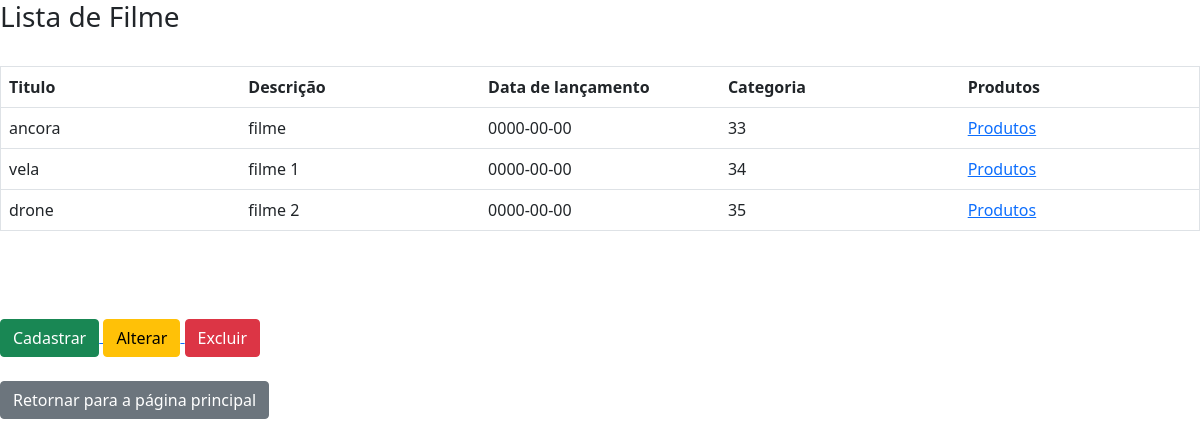
Page /view/listafilme.php on the committed database.
### tables this page shows
CREATE TABLE `filmes` (
  `codfilme` smallint(6) NOT NULL,
  `titulo` varchar(5000) NOT NULL,
  `descricao` varchar(500) NOT NULL,
  `data_lancamento` Date NOT NULL,
  `categoria` smallint(6) NOT NULL
);

### model/FabricaConexao.php (called while the page is built)
<?php
class FabricaConexao extends PDO {
  private $dbn = "mysql:host=localhost;port=3306;dbname=bancoteste";
  private $usr = "root";
  private $pwd = "";
  public $handle = null;
  function __construct() {
    try {
      if($this->handle == null) {
        $dbh = parent::__construct($this->dbn, $this->usr ,$this->pwd);
        $this->handle = $dbh;
        return $this->handle;
      }
    }
    catch(PDOException $e) {
      echo "Conexão falhou. Erro: " . $e->getMessage() . "\n";
      return false;
    }
  }
  function __destruct() {
    $this->handle = NULL;
  }
}
?>

### model/filmeDAO.php (called while the page is built, shortened)
<?php
class filmeDAO {
  public $p = null;
  public function __construct() {
    $this->p = new FabricaConexao();
    $this->p->exec("set names utf8");
  }
  public function Consultar($op, $param=null) {
    try {
      $items = array();
      switch($op) {
        case 1:
          $sql = "SELECT codfilme, titulo, descricao, data_lancamento, categoria
          FROM `filmes`";
          break;
      }
      $stmt = $this->p->query($sql);
      while($registro = $stmt->fetch(PDO::FETCH_ASSOC, PDO::FETCH_ORI_NEXT)) {
        $p = new filme();
        if(isset($registro["codfilme"]))
          $p->codfilme = $registro["codfilme"];
        if(isset($registro["titulo"]))
          $p->titulo = $registro["titulo"];
        if(isset($registro["descricao"]))
          $p->descricao = $registro["descricao"];
        if(isset($registro["data_lancamento"]))
          $p->data_lancamento = $registro["data_lancamento"];
        if(isset($registro["categoria"]))
          $p->categoria = $registro["categoria"];
        if($op == 1) {
           if(isset($registro["titulo"]))
            $p->titulo = $registro["titulo"];
        }
        $items[] = $p;
      }
      return $items;
    }
    catch(PDOException $e) {
      echo "Erro: ". $e->getMessage();
    }
  }
}
?>

### model/filme.php (called while the page is built, shortened)
<?php
class filme {
  public function __get($propriedade) {
    return $this->$propriedade;
  }
}
?>

### controller/filmeController.php (the view, shortened to what this page needs)
<?php
require_once("../model/FabricaConexao.php");
require_once("../model/filme.php");
require_once("../model/filmeDAO.php");
class filmeController {
  public function controlaConsulta($op) {
    $DAO = new filmeDAO();
    $lista = array();
    $numCol = 3;
    switch($op) {
      case 1:
        $lista = $DAO->Consultar(1);
        break;
    }
    if(count($lista) > 0) {
      for($i = 0; $i < count($lista); $i++) {
        $codigo = $lista[$i]->codfilme;
        $titulo = $lista[$i]->titulo;
        $descricao = $lista[$i]->descricao;
        $data_lancamento = $lista[$i]->data_lancamento;
        $categoria = $lista[$i]->categoria;
        echo "<tr>";
        if($descricao)
          echo "<td style=\"text-align: left;\">$descricao</td>";
        if($titulo)
          echo "<td style=\"text-align: left;\">$titulo</td>";
        if($data_lancamento)
          echo "<td style=\"text-align: left;\">$data_lancamento</td>";
        if($categoria)
          echo "<td style=\"text-align: left;\">$categoria</td>";
        if($codigo)
          echo "<td><a href='mostraProduto.php?id=$codigo'>Produtos</a></td>";
          echo "</tr>";
        }
    } else{
      echo "<tr>";
      echo "<td colspan=\"$numCol\">Nenhum registro encontrado!</td>";
      echo "</tr>";
    }
  }
}
?>

### view/listafilme.php (style rules this page uses)
table, td, th { padding: 20px; border: 1px solid black; height: auto; width: 200px; }
a { text-decoration: none; }

### rows in the picture
filmes: descricao "ancora", titulo "filme", data_lancamento "0000-00-00", categoria "33"
filmes: descricao "vela", titulo "filme 1", data_lancamento "0000-00-00", categoria "34"
filmes: descricao "drone", titulo "filme 2", data_lancamento "0000-00-00", categoria "35"
